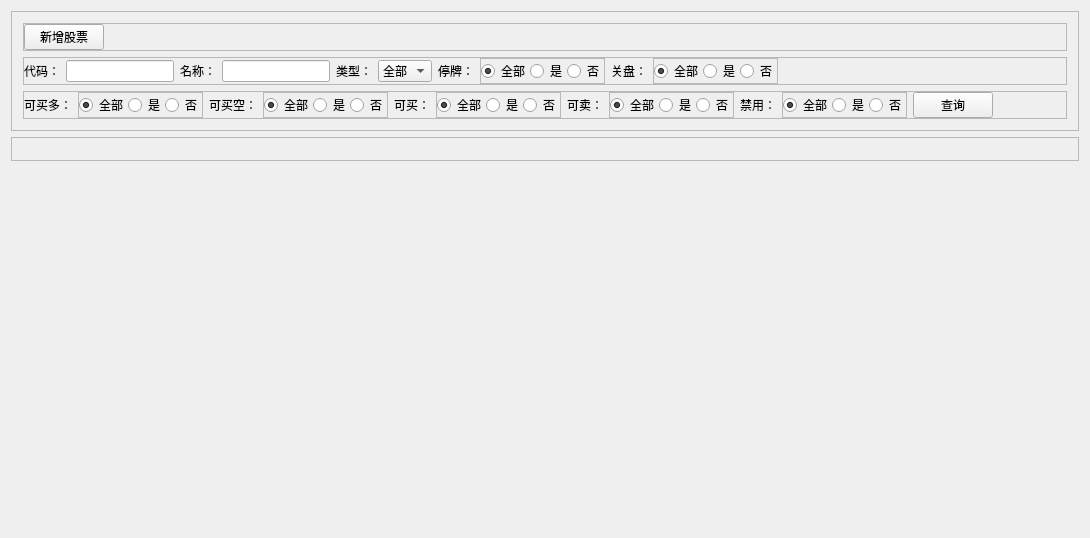
<?xml version="1.0" encoding="UTF-8"?>
<ui version="4.0">
 <class>Admin_StockManage</class>
 <widget class="QWidget" name="Admin_StockManage">
  <property name="geometry">
   <rect>
    <x>0</x>
    <y>0</y>
    <width>1090</width>
    <height>538</height>
   </rect>
  </property>
  <property name="windowTitle">
   <string>Widget_Stock_Manage</string>
  </property>
  <layout class="QVBoxLayout" name="verticalLayout">
   <item>
    <widget class="QFrame" name="frame_Bar">
     <property name="frameShape">
      <enum>QFrame::StyledPanel</enum>
     </property>
     <property name="frameShadow">
      <enum>QFrame::Raised</enum>
     </property>
     <layout class="QVBoxLayout" name="verticalLayout_2">
      <item>
       <widget class="QFrame" name="frame_BarHead">
        <property name="frameShape">
         <enum>QFrame::StyledPanel</enum>
        </property>
        <property name="frameShadow">
         <enum>QFrame::Raised</enum>
        </property>
        <layout class="QHBoxLayout" name="horizontalLayout">
         <property name="spacing">
          <number>0</number>
         </property>
         <property name="leftMargin">
          <number>0</number>
         </property>
         <property name="topMargin">
          <number>0</number>
         </property>
         <property name="rightMargin">
          <number>0</number>
         </property>
         <property name="bottomMargin">
          <number>0</number>
         </property>
         <item>
          <widget class="QPushButton" name="pushButton_AddStock">
           <property name="text">
            <string>新增股票</string>
           </property>
          </widget>
         </item>
         <item>
          <spacer name="horizontalSpacer">
           <property name="orientation">
            <enum>Qt::Horizontal</enum>
           </property>
           <property name="sizeHint" stdset="0">
            <size>
             <width>40</width>
             <height>20</height>
            </size>
           </property>
          </spacer>
         </item>
        </layout>
       </widget>
      </item>
      <item>
       <widget class="QFrame" name="frame_BarCenter">
        <property name="frameShape">
         <enum>QFrame::StyledPanel</enum>
        </property>
        <property name="frameShadow">
         <enum>QFrame::Raised</enum>
        </property>
        <layout class="QHBoxLayout" name="horizontalLayout_2">
         <property name="leftMargin">
          <number>0</number>
         </property>
         <property name="topMargin">
          <number>0</number>
         </property>
         <property name="rightMargin">
          <number>0</number>
         </property>
         <property name="bottomMargin">
          <number>0</number>
         </property>
         <item>
          <widget class="QLabel" name="label_StockCode">
           <property name="text">
            <string>代码：</string>
           </property>
          </widget>
         </item>
         <item>
          <widget class="QLineEdit" name="lineEdit_StockCode">
           <property name="sizePolicy">
            <sizepolicy hsizetype="Fixed" vsizetype="Fixed">
             <horstretch>0</horstretch>
             <verstretch>0</verstretch>
            </sizepolicy>
           </property>
          </widget>
         </item>
         <item>
          <widget class="QLabel" name="label_StockName">
           <property name="text">
            <string>名称：</string>
           </property>
          </widget>
         </item>
         <item>
          <widget class="QLineEdit" name="lineEdit_StockName">
           <property name="sizePolicy">
            <sizepolicy hsizetype="Fixed" vsizetype="Fixed">
             <horstretch>0</horstretch>
             <verstretch>0</verstretch>
            </sizepolicy>
           </property>
          </widget>
         </item>
         <item>
          <widget class="QLabel" name="label_StockType">
           <property name="text">
            <string>类型：</string>
           </property>
          </widget>
         </item>
         <item>
          <widget class="QComboBox" name="comboBox_StockType">
           <item>
            <property name="text">
             <string>全部</string>
            </property>
           </item>
          </widget>
         </item>
         <item>
          <widget class="QLabel" name="label_Suspension">
           <property name="text">
            <string>停牌：</string>
           </property>
          </widget>
         </item>
         <item>
          <widget class="QFrame" name="frame_Suspension">
           <property name="frameShape">
            <enum>QFrame::StyledPanel</enum>
           </property>
           <property name="frameShadow">
            <enum>QFrame::Raised</enum>
           </property>
           <layout class="QHBoxLayout" name="horizontalLayout_3">
            <property name="spacing">
             <number>0</number>
            </property>
            <property name="leftMargin">
             <number>0</number>
            </property>
            <property name="topMargin">
             <number>0</number>
            </property>
            <property name="rightMargin">
             <number>0</number>
            </property>
            <property name="bottomMargin">
             <number>0</number>
            </property>
            <item>
             <widget class="QRadioButton" name="radioButton_SusAll">
              <property name="text">
               <string>全部</string>
              </property>
              <property name="checked">
               <bool>true</bool>
              </property>
             </widget>
            </item>
            <item>
             <widget class="QRadioButton" name="radioButton_SusEnable">
              <property name="text">
               <string>是</string>
              </property>
             </widget>
            </item>
            <item>
             <widget class="QRadioButton" name="radioButton_SusDisable">
              <property name="text">
               <string>否</string>
              </property>
             </widget>
            </item>
           </layout>
          </widget>
         </item>
         <item>
          <widget class="QLabel" name="label_Close">
           <property name="text">
            <string>关盘：</string>
           </property>
          </widget>
         </item>
         <item>
          <widget class="QFrame" name="frame_Close">
           <property name="frameShape">
            <enum>QFrame::StyledPanel</enum>
           </property>
           <property name="frameShadow">
            <enum>QFrame::Raised</enum>
           </property>
           <layout class="QHBoxLayout" name="horizontalLayout_4">
            <property name="spacing">
             <number>0</number>
            </property>
            <property name="leftMargin">
             <number>0</number>
            </property>
            <property name="topMargin">
             <number>0</number>
            </property>
            <property name="rightMargin">
             <number>0</number>
            </property>
            <property name="bottomMargin">
             <number>0</number>
            </property>
            <item>
             <widget class="QRadioButton" name="radioButton_CloseAll">
              <property name="text">
               <string>全部</string>
              </property>
              <property name="checked">
               <bool>true</bool>
              </property>
             </widget>
            </item>
            <item>
             <widget class="QRadioButton" name="radioButton_CloseEnable">
              <property name="text">
               <string>是</string>
              </property>
             </widget>
            </item>
            <item>
             <widget class="QRadioButton" name="radioButton_CloseDisable">
              <property name="text">
               <string>否</string>
              </property>
             </widget>
            </item>
           </layout>
          </widget>
         </item>
         <item>
          <spacer name="horizontalSpacer_2">
           <property name="orientation">
            <enum>Qt::Horizontal</enum>
           </property>
           <property name="sizeHint" stdset="0">
            <size>
             <width>40</width>
             <height>20</height>
            </size>
           </property>
          </spacer>
         </item>
        </layout>
       </widget>
      </item>
      <item>
       <widget class="QFrame" name="frame_BarFoot">
        <property name="frameShape">
         <enum>QFrame::StyledPanel</enum>
        </property>
        <property name="frameShadow">
         <enum>QFrame::Raised</enum>
        </property>
        <layout class="QHBoxLayout" name="horizontalLayout_5">
         <property name="leftMargin">
          <number>0</number>
         </property>
         <property name="topMargin">
          <number>0</number>
         </property>
         <property name="rightMargin">
          <number>0</number>
         </property>
         <property name="bottomMargin">
          <number>0</number>
         </property>
         <item>
          <widget class="QLabel" name="label_BuyMore">
           <property name="text">
            <string>可买多：</string>
           </property>
          </widget>
         </item>
         <item>
          <widget class="QFrame" name="frame_BuyMore">
           <property name="frameShape">
            <enum>QFrame::StyledPanel</enum>
           </property>
           <property name="frameShadow">
            <enum>QFrame::Raised</enum>
           </property>
           <layout class="QHBoxLayout" name="horizontalLayout_6">
            <property name="spacing">
             <number>0</number>
            </property>
            <property name="leftMargin">
             <number>0</number>
            </property>
            <property name="topMargin">
             <number>0</number>
            </property>
            <property name="rightMargin">
             <number>0</number>
            </property>
            <property name="bottomMargin">
             <number>0</number>
            </property>
            <item>
             <widget class="QRadioButton" name="radioButton_BuyMoreAll">
              <property name="text">
               <string>全部</string>
              </property>
              <property name="checked">
               <bool>true</bool>
              </property>
             </widget>
            </item>
            <item>
             <widget class="QRadioButton" name="radioButton_BuyMoreEnable">
              <property name="text">
               <string>是</string>
              </property>
             </widget>
            </item>
            <item>
             <widget class="QRadioButton" name="radioButton_BuyMoreDisable">
              <property name="text">
               <string>否</string>
              </property>
             </widget>
            </item>
           </layout>
          </widget>
         </item>
         <item>
          <widget class="QLabel" name="label_LongSale">
           <property name="text">
            <string>可买空：</string>
           </property>
          </widget>
         </item>
         <item>
          <widget class="QFrame" name="frame_LongSale">
           <property name="frameShape">
            <enum>QFrame::StyledPanel</enum>
           </property>
           <property name="frameShadow">
            <enum>QFrame::Raised</enum>
           </property>
           <layout class="QHBoxLayout" name="horizontalLayout_7">
            <property name="spacing">
             <number>0</number>
            </property>
            <property name="leftMargin">
             <number>0</number>
            </property>
            <property name="topMargin">
             <number>0</number>
            </property>
            <property name="rightMargin">
             <number>0</number>
            </property>
            <property name="bottomMargin">
             <number>0</number>
            </property>
            <item>
             <widget class="QRadioButton" name="radioButton_LongSaleAll">
              <property name="text">
               <string>全部</string>
              </property>
              <property name="checked">
               <bool>true</bool>
              </property>
             </widget>
            </item>
            <item>
             <widget class="QRadioButton" name="radioButton_LongSaleEnable">
              <property name="text">
               <string>是</string>
              </property>
             </widget>
            </item>
            <item>
             <widget class="QRadioButton" name="radioButton_LongSaleDisable">
              <property name="text">
               <string>否</string>
              </property>
             </widget>
            </item>
           </layout>
          </widget>
         </item>
         <item>
          <widget class="QLabel" name="label_Buy">
           <property name="text">
            <string>可买：</string>
           </property>
          </widget>
         </item>
         <item>
          <widget class="QFrame" name="frame_Buy">
           <property name="frameShape">
            <enum>QFrame::StyledPanel</enum>
           </property>
           <property name="frameShadow">
            <enum>QFrame::Raised</enum>
           </property>
           <layout class="QHBoxLayout" name="horizontalLayout_8">
            <property name="spacing">
             <number>0</number>
            </property>
            <property name="leftMargin">
             <number>0</number>
            </property>
            <property name="topMargin">
             <number>0</number>
            </property>
            <property name="rightMargin">
             <number>0</number>
            </property>
            <property name="bottomMargin">
             <number>0</number>
            </property>
            <item>
             <widget class="QRadioButton" name="radioButton_BuyAll">
              <property name="text">
               <string>全部</string>
              </property>
              <property name="checked">
               <bool>true</bool>
              </property>
             </widget>
            </item>
            <item>
             <widget class="QRadioButton" name="radioButton_BuyEnable">
              <property name="text">
               <string>是</string>
              </property>
             </widget>
            </item>
            <item>
             <widget class="QRadioButton" name="radioButton_BuyDisable">
              <property name="text">
               <string>否</string>
              </property>
             </widget>
            </item>
           </layout>
          </widget>
         </item>
         <item>
          <widget class="QLabel" name="label_Sell">
           <property name="text">
            <string>可卖：</string>
           </property>
          </widget>
         </item>
         <item>
          <widget class="QFrame" name="frame_Sell">
           <property name="frameShape">
            <enum>QFrame::StyledPanel</enum>
           </property>
           <property name="frameShadow">
            <enum>QFrame::Raised</enum>
           </property>
           <layout class="QHBoxLayout" name="horizontalLayout_9">
            <property name="spacing">
             <number>0</number>
            </property>
            <property name="leftMargin">
             <number>0</number>
            </property>
            <property name="topMargin">
             <number>0</number>
            </property>
            <property name="rightMargin">
             <number>0</number>
            </property>
            <property name="bottomMargin">
             <number>0</number>
            </property>
            <item>
             <widget class="QRadioButton" name="radioButton_SellAll">
              <property name="text">
               <string>全部</string>
              </property>
              <property name="checked">
               <bool>true</bool>
              </property>
             </widget>
            </item>
            <item>
             <widget class="QRadioButton" name="radioButton_SellEnable">
              <property name="text">
               <string>是</string>
              </property>
             </widget>
            </item>
            <item>
             <widget class="QRadioButton" name="radioButton_SellDisable">
              <property name="text">
               <string>否</string>
              </property>
             </widget>
            </item>
           </layout>
          </widget>
         </item>
         <item>
          <widget class="QLabel" name="label_Forbidden">
           <property name="text">
            <string>禁用：</string>
           </property>
          </widget>
         </item>
         <item>
          <widget class="QFrame" name="frame_Forbidden">
           <property name="frameShape">
            <enum>QFrame::StyledPanel</enum>
           </property>
           <property name="frameShadow">
            <enum>QFrame::Raised</enum>
           </property>
           <layout class="QHBoxLayout" name="horizontalLayout_10">
            <property name="spacing">
             <number>0</number>
            </property>
            <property name="leftMargin">
             <number>0</number>
            </property>
            <property name="topMargin">
             <number>0</number>
            </property>
            <property name="rightMargin">
             <number>0</number>
            </property>
            <property name="bottomMargin">
             <number>0</number>
            </property>
            <item>
             <widget class="QRadioButton" name="radioButton_ForbiddenAll">
              <property name="text">
               <string>全部</string>
              </property>
              <property name="checked">
               <bool>true</bool>
              </property>
             </widget>
            </item>
            <item>
             <widget class="QRadioButton" name="radioButton_ForbiddenEnable">
              <property name="text">
               <string>是</string>
              </property>
             </widget>
            </item>
            <item>
             <widget class="QRadioButton" name="radioButton_ForbiddenDisable">
              <property name="text">
               <string>否</string>
              </property>
             </widget>
            </item>
           </layout>
          </widget>
         </item>
         <item>
          <widget class="QPushButton" name="pushButton_Query">
           <property name="text">
            <string>查询</string>
           </property>
          </widget>
         </item>
         <item>
          <spacer name="horizontalSpacer_3">
           <property name="orientation">
            <enum>Qt::Horizontal</enum>
           </property>
           <property name="sizeHint" stdset="0">
            <size>
             <width>40</width>
             <height>20</height>
            </size>
           </property>
          </spacer>
         </item>
        </layout>
       </widget>
      </item>
     </layout>
    </widget>
   </item>
   <item>
    <widget class="QFrame" name="frame_Content">
     <property name="frameShape">
      <enum>QFrame::StyledPanel</enum>
     </property>
     <property name="frameShadow">
      <enum>QFrame::Raised</enum>
     </property>
     <layout class="QGridLayout" name="gridLayout">
      <item row="0" column="0">
       <widget class="Widget_DataGrid_Pa" name="widget_DataGrid" native="true"/>
      </item>
     </layout>
    </widget>
   </item>
   <item>
    <spacer name="verticalSpacer">
     <property name="orientation">
      <enum>Qt::Vertical</enum>
     </property>
     <property name="sizeHint" stdset="0">
      <size>
       <width>20</width>
       <height>40</height>
      </size>
     </property>
    </spacer>
   </item>
  </layout>
 </widget>
 <layoutdefault spacing="6" margin="11"/>
 <customwidgets>
  <customwidget>
   <class>Widget_DataGrid_Pa</class>
   <extends>QWidget</extends>
   <header>component/widget_datagrid_pa.h</header>
   <container>1</container>
  </customwidget>
 </customwidgets>
 <resources/>
 <connections/>
</ui>
